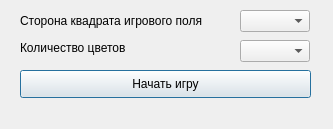
<?xml version="1.0" encoding="UTF-8"?>
<ui version="4.0">
 <class>Dialog</class>
 <widget class="QDialog" name="Dialog">
  <property name="geometry">
   <rect>
    <x>0</x>
    <y>0</y>
    <width>333</width>
    <height>129</height>
   </rect>
  </property>
  <property name="windowTitle">
   <string>Dialog</string>
  </property>
  <widget class="QLabel" name="labael_size">
   <property name="geometry">
    <rect>
     <x>20</x>
     <y>10</y>
     <width>201</width>
     <height>21</height>
    </rect>
   </property>
   <property name="text">
    <string>Сторона квадрата игрового поля</string>
   </property>
  </widget>
  <widget class="QLabel" name="label_colors">
   <property name="geometry">
    <rect>
     <x>20</x>
     <y>40</y>
     <width>121</width>
     <height>16</height>
    </rect>
   </property>
   <property name="text">
    <string>Количество цветов</string>
   </property>
  </widget>
  <widget class="QComboBox" name="size_of_field">
   <property name="geometry">
    <rect>
     <x>240</x>
     <y>10</y>
     <width>70</width>
     <height>22</height>
    </rect>
   </property>
  </widget>
  <widget class="QComboBox" name="number_of_colors">
   <property name="geometry">
    <rect>
     <x>240</x>
     <y>40</y>
     <width>70</width>
     <height>22</height>
    </rect>
   </property>
  </widget>
  <widget class="QPushButton" name="start_game">
   <property name="geometry">
    <rect>
     <x>20</x>
     <y>70</y>
     <width>291</width>
     <height>28</height>
    </rect>
   </property>
   <property name="text">
    <string>Начать игру</string>
   </property>
  </widget>
 </widget>
 <resources/>
 <connections/>
</ui>
